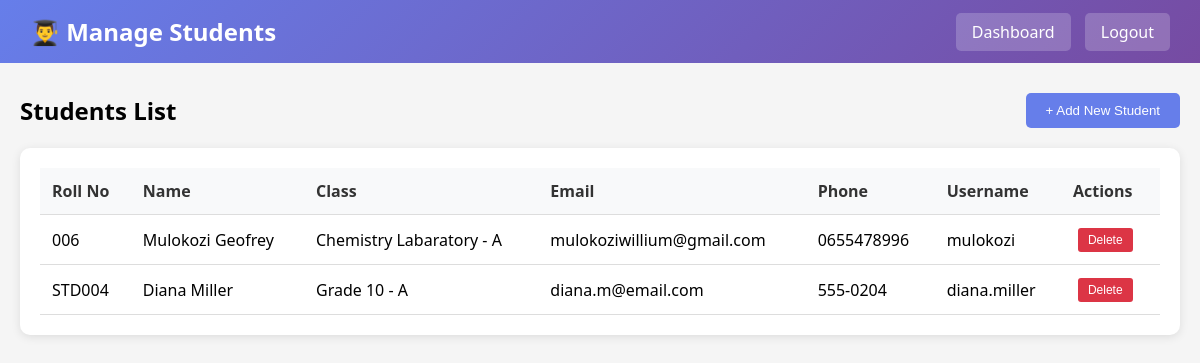
The app's page /admin/students.php (signed in) with its own data.
### tables this page shows
CREATE TABLE `students` (
  `id` int(11) NOT NULL,
  `user_id` int(11) DEFAULT NULL,
  `roll_number` varchar(20) NOT NULL,
  `first_name` varchar(50) NOT NULL,
  `last_name` varchar(50) NOT NULL,
  `email` varchar(100) DEFAULT NULL,
  `phone` varchar(15) DEFAULT NULL,
  `date_of_birth` date DEFAULT NULL,
  `address` text DEFAULT NULL,
  `class_id` int(11) DEFAULT NULL,
  `admission_date` date DEFAULT NULL,
  `created_at` timestamp NOT NULL DEFAULT current_timestamp()
);

CREATE TABLE `classes` (
  `id` int(11) NOT NULL,
  `class_name` varchar(50) NOT NULL,
  `section` varchar(10) DEFAULT NULL,
  `teacher_id` int(11) DEFAULT NULL,
  `academic_year` varchar(20) DEFAULT NULL,
  `created_at` timestamp NOT NULL DEFAULT current_timestamp(),
  `department_id` int(11) DEFAULT NULL
);

CREATE TABLE `users` (
  `id` int(11) NOT NULL,
  `username` varchar(50) NOT NULL,
  `password` varchar(255) NOT NULL,
  `user_type` enum('admin','teacher','accountant','student') NOT NULL,
  `status` enum('active','inactive') DEFAULT 'active',
  `created_at` timestamp NOT NULL DEFAULT current_timestamp()
);

### admin/students.php (the view, shortened to what this page needs)
<?php
$conn = getDBConnection();
$students = $conn->query("SELECT s.*, c.class_name, c.section, u.username FROM students s
                          LEFT JOIN classes c ON s.class_id = c.id
                          LEFT JOIN users u ON s.user_id = u.id
                          ORDER BY s.id DESC");
?>
<!DOCTYPE html>
<html lang="en">
<head>
</head>
<body>
    <nav class="navbar">
        <h1>👨‍🎓 Manage Students</h1>
        <div>
            <a href="dashboard.php">Dashboard</a>
            <a href="../logout.php">Logout</a>
        </div>
    </nav>
    <div class="container">
        <div class="header">
            <h2>Students List</h2>
            <button class="btn-add" onclick="openModal()">+ Add New Student</button>
        </div>
        <div class="table-container">
            <table>
                <thead>
                    <tr>
                        <th>Roll No</th>
                        <th>Name</th>
                        <th>Class</th>
                        <th>Email</th>
                        <th>Phone</th>
                        <th>Username</th>
                        <th>Actions</th>
                    </tr>
                </thead>
                <tbody>
                    <?php while ($row = $students->fetch_assoc()): ?>
                    <tr>
                        <td><?php echo $row['roll_number']; ?></td>
                        <td><?php echo $row['first_name'] . ' ' . $row['last_name']; ?></td>
                        <td><?php echo $row['class_name'] . ' - ' . $row['section']; ?></td>
                        <td><?php echo $row['email']; ?></td>
                        <td><?php echo $row['phone']; ?></td>
                        <td><?php echo $row['username']; ?></td>
                        <td>
                            <form method="POST" style="display: inline;" onsubmit="return confirm('Are you sure?');">
                                <button type="submit" class="btn-action btn-delete">Delete</button>
                            </form>
                        </td>
                    </tr>
                    <?php endwhile; ?>
                </tbody>
            </table>
        </div>
    </div>
</body>
</html>

### admin/students.php (style rules this page uses)
* { margin: 0; padding: 0; box-sizing: border-box; }
body { font-family: 'Segoe UI', Tahoma, Geneva, Verdana, sans-serif; background: #f5f5f5; }
.navbar { background: linear-gradient(135deg, #667eea 0%, #764ba2 100%); color: white; padding: 15px 30px; display: flex; justify-content: space-between; align-items: center; }
.navbar a { color: white; text-decoration: none; padding: 8px 16px; background: rgba(255,255,255,0.2); border-radius: 5px; margin-left: 10px; }
.container { max-width: 1400px; margin: 30px auto; padding: 0 20px; }
.header { display: flex; justify-content: space-between; align-items: center; margin-bottom: 20px; }
.btn-add { background: #667eea; color: white; padding: 10px 20px; border: none; border-radius: 5px; cursor: pointer; text-decoration: none; display: inline-block; }
.table-container { background: white; border-radius: 10px; padding: 20px; box-shadow: 0 2px 10px rgba(0,0,0,0.1); overflow-x: auto; }
table { width: 100%; border-collapse: collapse; }
th, td { padding: 12px; text-align: left; border-bottom: 1px solid #ddd; }
th { background: #f8f9fa; font-weight: 600; color: #333; }
.btn-action { padding: 5px 10px; margin: 0 5px; border: none; border-radius: 3px; cursor: pointer; font-size: 12px; }
.btn-delete { background: #dc3545; color: white; }

### records on screen
students: roll_number "006", first_name "Mulokozi", last_name "Geofrey", class.class_name "Chemistry Labaratory", class.section "A", email "mulokoziwillium@gmail.com", phone "0655478996", user.username "mulokozi"
students: roll_number "STD004", first_name "Diana", last_name "Miller", class.class_name "Grade 10", class.section "A", email "diana.m@email.com", phone "555-0204", user.username "diana.miller"
